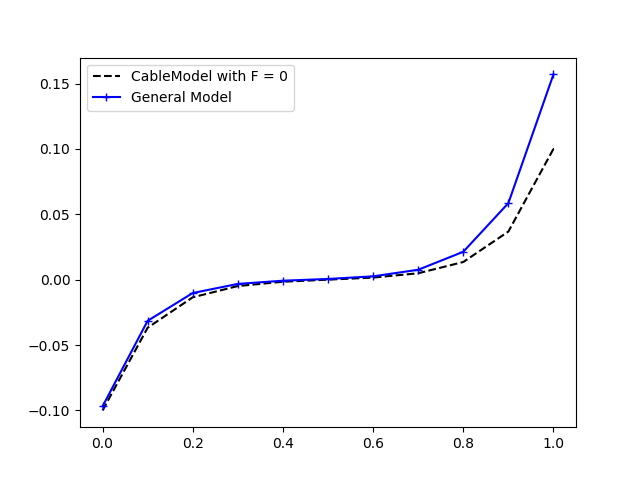

The script that saved this image:
# -*- coding: utf-8 -*-
"""
Created on Sun Oct 29 17:04:01 2017

@author: Daniel Abrunhosa
"""
'''
This is the solution for the following problem:
    Problem being solved is: [0,1]
    -epsilon*d2u/dx2 + u = 0
    
    BC:
        du/dx(0) = u0
        du/dx(1) = u1
        
    Solution: 
        u = alpha*sinh(lambda*x) + beta*cosh(lambda*x)
        alpha = u0/lambda
        beta = u1 - u0*cosh(lambda)/lambda*sinh(lambda)
        lambda = 1/sqrt(epsilon)

'''
########################################
###           Packages               ###
######################################## 

import time

import numpy

from Analytics.Solutions.Validations.Stationary import ValidatonZeroF
from Conventions.Analytics.Solutions.Validations.Stationary import StationaryParameters as analyticConstants
from Conventions.NeuroCore.Models.GeneralModel import GeneralModelParameters as modelConstants
from Conventions.Plotting.BasicPlottingColors import BasicPlottingColors as colorConstants
from Conventions.Plotting.SimulationPlotingParameters import SimulationPlotingParameters as plotConstants
from Conventions.NeuroCore.Neuron.Segment.Base import BaseParameters as segmentConstants
from NeuroCore.Approximations.Space.FEM.GalerkinApproximation import GalerkinApproximation
from NeuroCore.Models.Conditions.BCs import BoundaryConditions
from NeuroCore.Models.Conditions.Neumanns import Neumann
from NeuroCore.Models.Conventions import Domains, Steps
from NeuroCore.Models.GeneralModel import GeneralModel
from NeuroCore.Neuron.Segment.Base import ISegment
from Plotting.IDataPlot import IDataPlot
from Plotting.Simulation import Simulation

########################################
###      Simulation Variable         ###
######################################## 

simDomain = Domains(space=[0,1])
simSteps = Steps(space=0.1)


########################################
###      Setting the Simulation      ###
######################################## 

def f(x):
    return 0


diffusionValue = 0.01
reactionValue = 1

boundaryConditions = BoundaryConditions(Neumann(bcValue=1), Neumann(bcValue=1))

simModel = GeneralModel(**{modelConstants().IApproximation: GalerkinApproximation(),
                           modelConstants().Font: f,
                           modelConstants().CoeffDx2: -diffusionValue,
                           modelConstants().CoeffV: reactionValue})

segment0 = ISegment(**{segmentConstants().Name:'Axon0',
                       segmentConstants().LocalConditions:boundaryConditions,
                       segmentConstants().Domain:simDomain,
                       segmentConstants().Steps:simSteps,
                       segmentConstants().IModel:simModel})

########################################
###      Running the Simulation      ###
######################################## 

sElements = numpy.arange(0, simDomain.space[-1] + simSteps.space, simSteps.space)

analytical = ValidationZeroF(**{analyticConstants().Domain: simDomain,
                                analyticConstants().Steps: simSteps,
                                analyticConstants().BCs: boundaryConditions,
                                analyticConstants().DiffusionValue: diffusionValue, \
                                analyticConstants().ReactionValue: reactionValue})
analyticalResult = analytical.solve()

t_start = time.clock()
result = segment0.solve()[-1]

approxPlot = IDataPlot(**{plotConstants().Name: simModel.name,
                          plotConstants().Domain: simDomain,
                          plotConstants().Steps: simSteps,
                          plotConstants().Results: result,
                          plotConstants().Color: colorConstants().Blue})

analyPlot = IDataPlot(**{plotConstants().Name: analytical.name,
                         plotConstants().Domain: simDomain,
                         plotConstants().Steps: simSteps,
                         plotConstants().Results: analyticalResult,
                         plotConstants().Color: colorConstants().Black})

plotting = Simulation(**{plotConstants().Plots: [analyPlot, approxPlot]})
plotting.save("stationaryNoFont.png")
